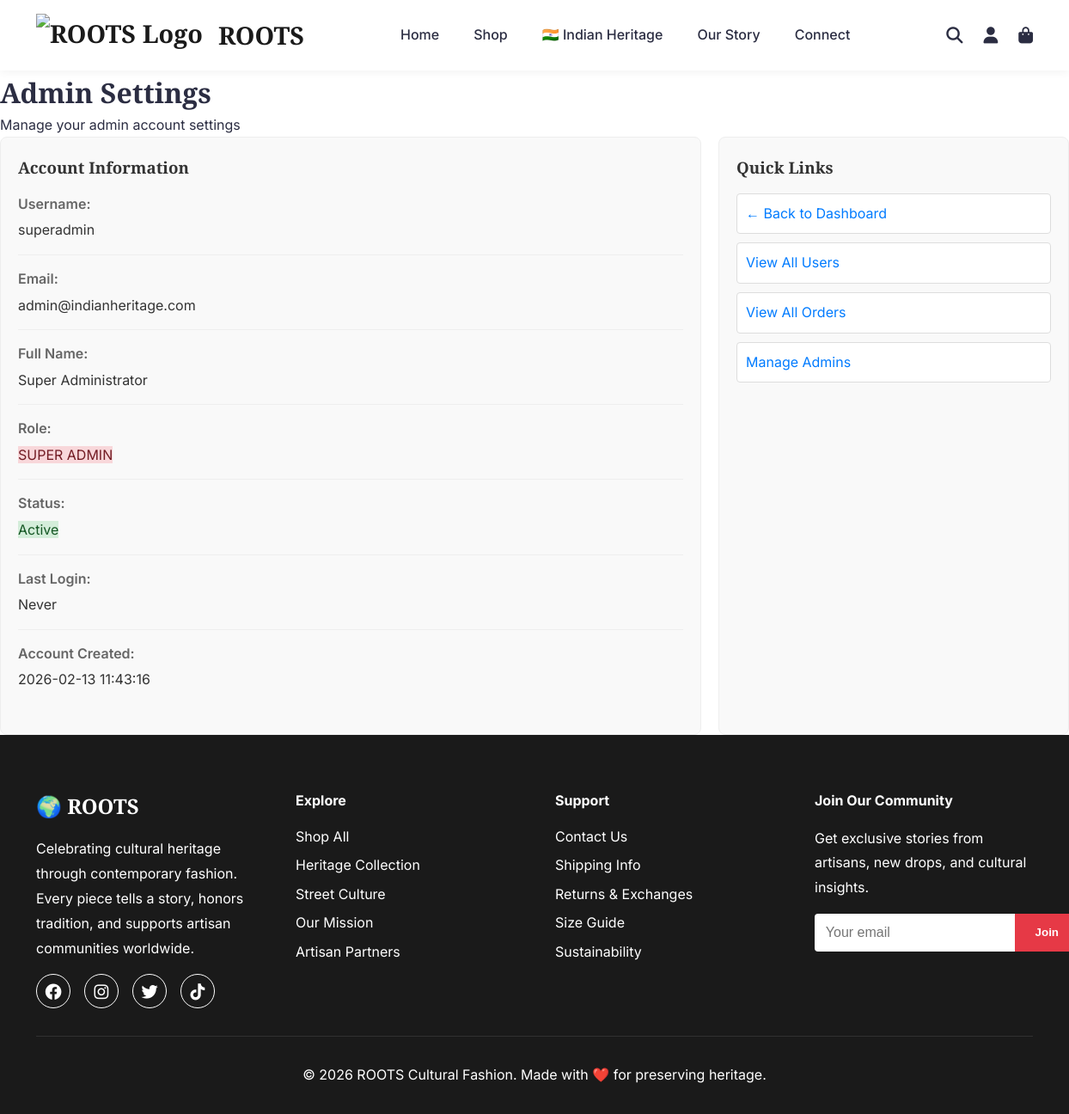
Page /admin/settings (signed in) on the earlier database version.
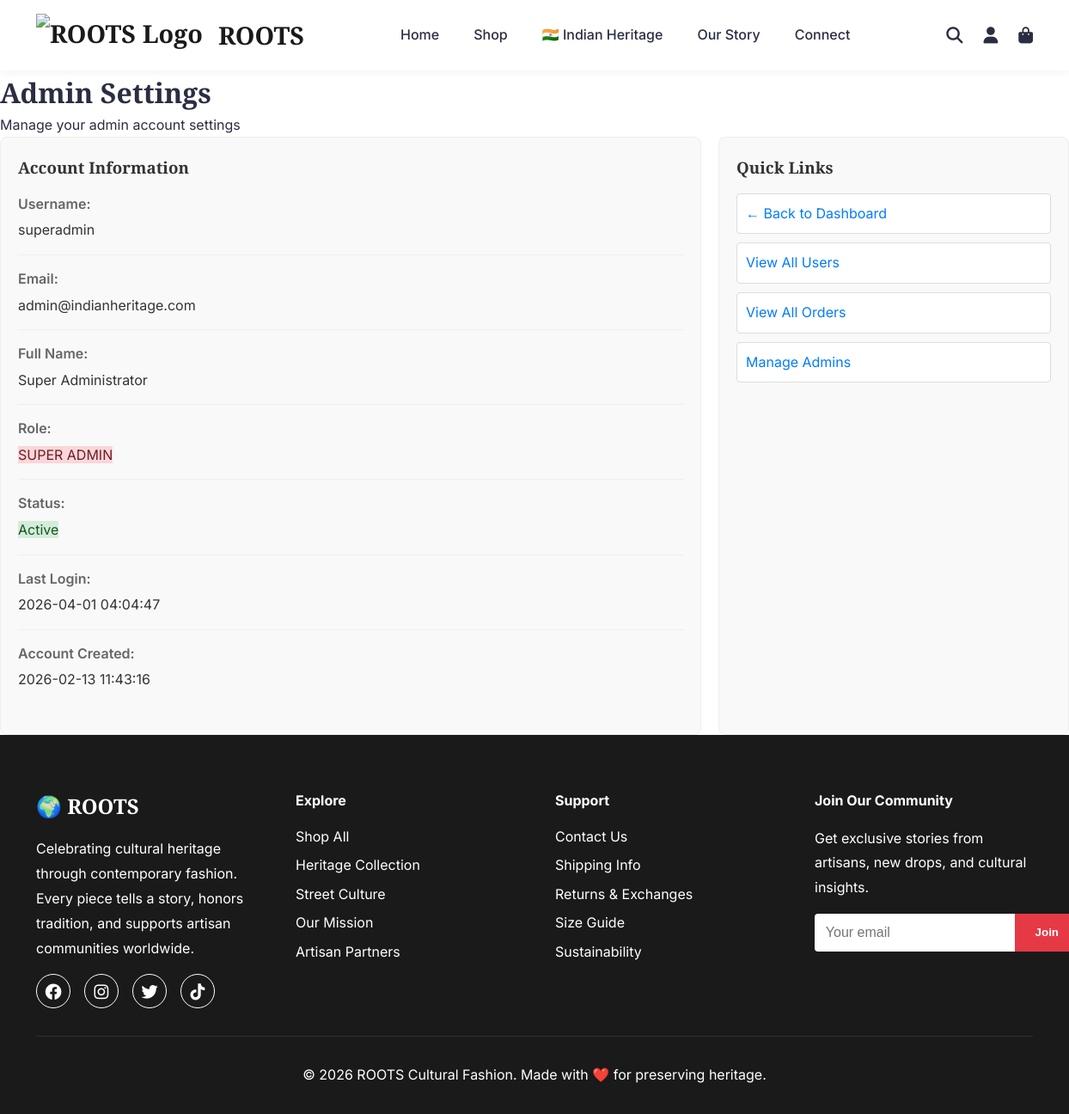
Same page on the later database version.
### models/__init__.py (models this page shows, shortened)
class Admin(db.Model):
    __tablename__ = 'admins'
    id = db.Column(db.Integer, primary_key=True)
    email = db.Column(db.String(120), unique=True, nullable=False, index=True)
    username = db.Column(db.String(80), unique=True, nullable=False, index=True)
    password_hash = db.Column(db.String(255), nullable=False)
    full_name = db.Column(db.String(100))
    role = db.Column(db.String(20), default='admin')
    is_active = db.Column(db.Boolean, default=True)
    created_at = db.Column(db.DateTime, default=lambda: datetime.now(timezone.utc))
    updated_at = db.Column(db.DateTime, default=lambda: datetime.now(timezone.utc),
                          onupdate=lambda: datetime.now(timezone.utc))
    last_login = db.Column(db.DateTime)
    def is_super_admin(self) -> bool:
        return self.role == 'super_admin'

### controllers/admin_controller.py (the view)
@admin_bp.route('/settings')
@admin_required
def settings():
    from repositories import AdminRepository
    admin = AdminRepository.find_by_id(session['admin_id'])
    return render_template('admin/settings.html', admin=admin)

### app.py (called while the page is built)
@app.after_request
def add_cache_headers(response):
    if request.path.startswith('/static/'):
        response.cache_control.max_age = 2592000
        response.cache_control.public = True
    elif request.endpoint in ['home', 'shop', 'about', 'contact', 'indian_heritage', 'design_gallery']:
        response.cache_control.max_age = 3600
        response.cache_control.public = True
    return response

@app.before_request
def redirect_to_custom_domain():
    if env == 'production':
        if 'indian-heritage-fashion.onrender.com' in request.url:
            new_url = request.url.replace('indian-heritage-fashion.onrender.com', 'www.rootsfashion.in')
            return redirect(new_url, code=301)

@app.context_processor
def inject_now():
    return {'now': datetime.now(timezone.utc)}

### repositories/__init__.py (called while the page is built)
    @staticmethod
    def find_by_id(admin_id: int) -> Optional[Admin]:
        return Admin.query.get(admin_id)

### templates/admin/settings.html (shortened to what this page needs)
{% extends "base.html" %}
{% block content %}
<div class="admin-container">
    <div class="admin-header">
        <h1>Admin Settings</h1>
        <p>Manage your admin account settings</p>
    </div>
    <div class="settings-container">
        <div class="settings-section">
            <h3>Account Information</h3>
            <div class="info-group">
                <label>Username:</label>
                <p>{{ admin.username }}</p>
            </div>
            <div class="info-group">
                <label>Email:</label>
                <p>{{ admin.email }}</p>
            </div>
            <div class="info-group">
                <label>Full Name:</label>
                <p>{{ admin.full_name or 'Not set' }}</p>
            </div>
            <div class="info-group">
                <label>Role:</label>
                <p>
                    <span class="badge {% if admin.role == 'super_admin' %}badge-danger{% else %}badge-info{% endif %}">
                        {{ admin.role.upper().replace('_', ' ') }}
                    </span>
                </p>
            </div>
            <div class="info-group">
                <label>Status:</label>
                <p>
                    {% if admin.is_active %}
                        <span class="badge badge-success">Active</span>
                    {% else %}
                        <span class="badge badge-danger">Inactive</span>
                    {% endif %}
                </p>
            </div>
            <div class="info-group">
                <label>Last Login:</label>
                <p>{{ admin.last_login.strftime('%Y-%m-%d %H:%M:%S') if admin.last_login else 'Never' }}</p>
            </div>
            <div class="info-group">
                <label>Account Created:</label>
                <p>{{ admin.created_at.strftime('%Y-%m-%d %H:%M:%S') }}</p>
            </div>
        </div>
        <div class="settings-section">
            <h3>Quick Links</h3>
            <ul class="quick-links">
                <li><a href="{{ url_for('admin.dashboard') }}">← Back to Dashboard</a></li>
                <li><a href="{{ url_for('admin.users') }}">View All Users</a></li>
                <li><a href="{{ url_for('admin.orders') }}">View All Orders</a></li>
                {% if admin.is_super_admin() %}
                    <li><a href="{{ url_for('admin.admins') }}">Manage Admins</a></li>
                {% endif %}
            </ul>
        </div>
    </div>
</div>
{% endblock %}

Differences in the rows shown:
changed Admin "superadmin": last_login "Never" → "2026-04-01 04:04:47"
